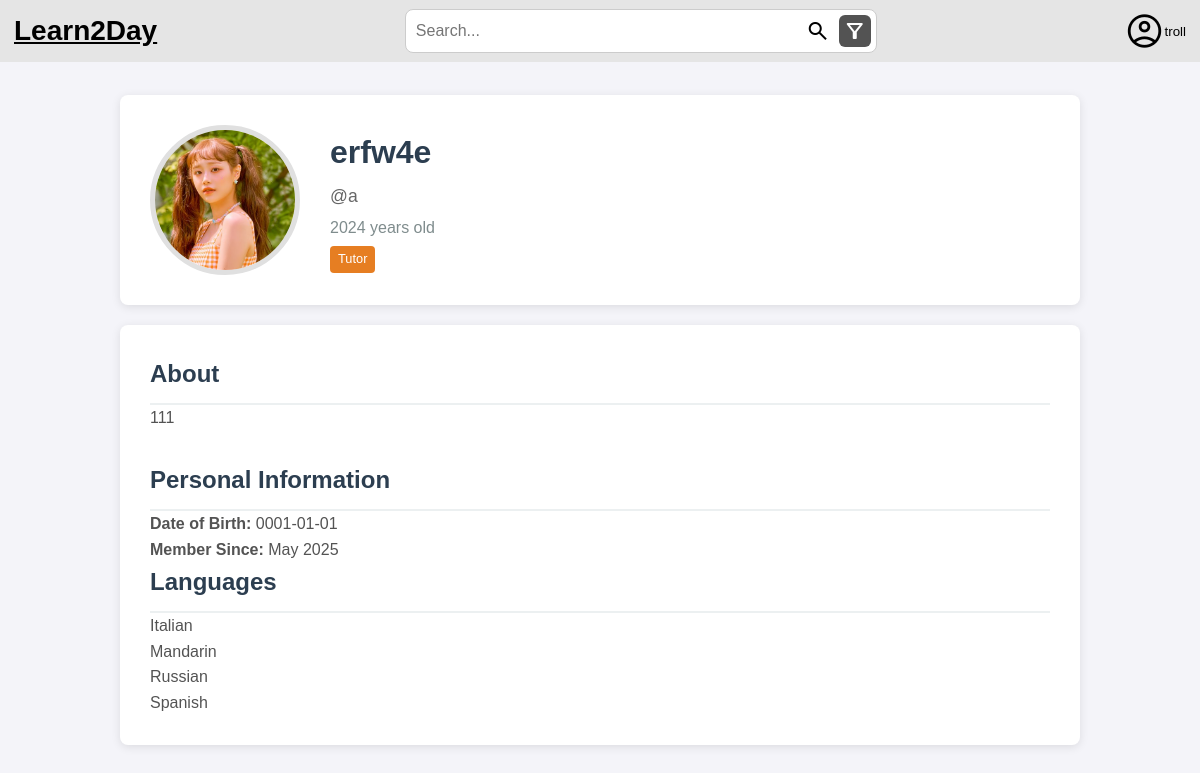
Screenshot of /profile.php?id=a (signed in) with the database file from the repository.
### tables this page shows
CREATE TABLE TUTOR(
    ID_TUTOR VARCHAR(255) NOT NULL,
    NAME VARCHAR(255) NOT NULL,
    DATE_OF_BIRTH DATE NOT NULL,
    PROFILE_IMAGE VARCHAR(255) NOT NULL,
    DESCRIPTION TEXT,
    PRIMARY KEY (ID_TUTOR),
    FOREIGN KEY (ID_TUTOR) REFERENCES USERS(USERNAME) ON DELETE CASCADE
);

CREATE TABLE USERS(
    ID_USER INTEGER PRIMARY KEY AUTOINCREMENT,
    USERNAME VARCHAR(255) NOT NULL UNIQUE,
    PASSWORD VARCHAR(255) NOT NULL,
    EMAIL VARCHAR(255) NOT NULL UNIQUE,
    TYPE VARCHAR(255) NOT NULL CHECK (TYPE IN ('STUDENT', 'TUTOR', 'ADMIN'))
);

### src/includes/session.php (called while the page is built, shortened)
<?php
require_once __DIR__ . '/../database/userclass.php';
class Session {
    private static ?Session $instance = null;
    public static function getInstance(): Session {
        if (self::$instance == null) {
            self::$instance = new Session();
        }
        return self::$instance;
    }
    public function getUser(): ?User {
        return isset($_SESSION["user"]) ? $_SESSION["user"] : null;
    }
    public function isLoggedIn(): bool {
        return isset($_SESSION["user"]);
    }
}
?>

### src/database/tutorclass.php (called while the page is built, shortened)
<?php
require_once __DIR__ . '/userclass.php';
class Tutor {
    public function __construct(
        string $username,
        string $name,
        string $date_of_birth,
        string $profile_image,
        ?string $description
    ) {
        $this->name = $name;
        $this->date_of_birth = $date_of_birth;
        $this->profile_image = $profile_image;
        $this->description = $description;
    }
    public static function getByUsername(string $username): ?Tutor {
        $db = Database::getInstance();
        $stmt = $db->prepare('SELECT * FROM TUTOR WHERE ID_TUTOR = ?');
        $stmt->execute([$username]);
        if ($row = $stmt->fetch()) {
            return new Tutor(
                $username,
                $row['NAME'],
                $row['DATE_OF_BIRTH'],
                $row['PROFILE_IMAGE'],
                $row['DESCRIPTION'] ?? null
            );
        }
        return null;
    }
}
?>

### src/database/userclass.php (called while the page is built, shortened)
<?php
class User {
    public function __construct(int $id, string $username, string $email, string $type) {
        $this->username = $username;
        $this->type = $type;
    }
    public static function get_user_by_username(string $username): ?User {
        $db = Database::getInstance();
        $stmt = $db->prepare('SELECT * FROM USERS WHERE USERNAME = ?');
        $stmt->execute([$username]);
        if ($row = $stmt->fetch()) {
            return new User(
                (int)$row['ID_USER'],
                $row['USERNAME'],
                $row['EMAIL'],
                $row['TYPE']
            );
        }
        return null;
    }
}
?>

### src/database/qualificationclass.php (called while the page is built, shortened)
<?php
require_once __DIR__ . '/tutorclass.php';
class Qualifications {
    public static function getTutorQualifications(string $tutorUsername): array {
        $db = Database::getInstance();
        $stmt = $db->prepare('SELECT SUBJECT FROM TUTOR_SUBJECT WHERE TUTOR = ?');
        $stmt->execute([$tutorUsername]);
        $subjects = $stmt->fetchAll();
        $stmt = $db->prepare('SELECT LANGUAGE FROM TUTOR_LANGUAGE WHERE TUTOR = ?');
        $stmt->execute([$tutorUsername]);
        $languages = $stmt->fetchAll(PDO::FETCH_COLUMN, 0);
        return [
            'subjects' => $subjects,
            'languages' => $languages
        ];
    }
}
?>

### src/profile.php (the view, shortened to what this page needs)
<?php
require_once __DIR__ . '/includes/session.php';
require_once __DIR__ . '/database/tutorclass.php';
require_once __DIR__ . '/database/userclass.php';
require_once __DIR__ . '/database/qualificationclass.php';
$session = Session::getInstance();
$profile_username = $_GET['id'] ?? $session->getUser()->username;
$user = User::get_user_by_username($profile_username);
$profile = null;
$profile_type = '';
if ($user->type === 'STUDENT') {
    $profile = Student::getByUsername($profile_username);
    $profile_type = 'Student';
} elseif ($user->type === 'TUTOR') {
    $profile = Tutor::getByUsername($profile_username);
    $profile_type = 'Tutor';
}
$age = null;
if (!empty($profile->date_of_birth)) {
    $dob = new DateTime($profile->date_of_birth);
    $now = new DateTime();
    $age = $dob->diff($now)->y;
}
$languages = [];
if ($user->type === 'TUTOR') {
    $qual = Qualifications::getTutorQualifications($profile_username);
    $languages = $qual['languages'] ?? [];
} elseif ($user->type === 'STUDENT') {
    $qual = Qualifications::getStudentNeeds($profile_username);
    $subjects = $qual['subjects'] ?? [];
    $languages = $qual['languages'] ?? [];
}
?>
<!DOCTYPE html>
<html lang="en">
<head>
    <link rel="stylesheet" href="styles/profile.css">
    <link rel="stylesheet" href="styles/homepage.css">
</head>
<header class="header">
        <div class="site-name">
            <a href="/homepage.php" class="main-page">Learn2Day</a>
        </div>
        <div class="search-bar">
            <input type="text" placeholder="Search..." />
            <button class="search-button">
                <span class="material-symbols-outlined">search</span>
            </button>
            <button class="filter-button">
                <span class="material-symbols-outlined">filter_alt</span>
            </button>
        </div>
        <div class="access-profile">
            <?php if ($session->isLoggedIn()): ?>
                <?php $current_user = $session->getUser(); ?>
                <button id="profile-button">
                    <span class="material-symbols-outlined">account_circle</span>
                    <?= htmlspecialchars($current_user->username) ?>
                </button>
            <?php endif; ?>
        </div>
    </header>
<body>
    <div class="container">
        <div class="profile-header">
            <img src="/uploads/profiles/<?= htmlspecialchars($profile->profile_image) ?>"
                 alt="Profile Picture"
                 class="profile-picture"
                 onerror="this.src='/uploads/profiles/default.png'">
            <div class="profile-info">
                <h1><?= htmlspecialchars($profile->name) ?></h1>
                <p class="username">@<?= htmlspecialchars($user->username) ?></p>
                <?php if ($age): ?>
                    <p><?= $age ?> years old</p>
                <?php endif; ?>
                <span class="badge <?= $profile_type === 'Tutor' ? 'tutor-badge' : '' ?>">
                    <?= htmlspecialchars($profile_type) ?>
                </span>
            </div>
        </div>
        <div class="profile-details">
            <div class="about-section">
                <h2 class="section-title">About</h2>
                <p><?= !empty($profile->description) ? nl2br(htmlspecialchars($profile->description)) : 'No description provided.' ?></p>
            </div>
            <div class="personal-info">
                <h2 class="section-title">Personal Information</h2>
                <p><strong>Date of Birth:</strong> <?= htmlspecialchars($profile->date_of_birth) ?></p>
                <p><strong>Member Since:</strong> <?= date('F Y', strtotime($user->created_at ?? 'now')) ?></p>
            </div>
            <?php if (!empty($languages)): ?>
                <div class="languages-section">
                    <h2 class="section-title">Languages</h2>
                    <div class="languages-list">
                        <?php foreach ($languages as $language): ?>
                            <div class="language-item">
                                <?= htmlspecialchars($language) ?>
                            </div>
                        <?php endforeach; ?>
                    </div>
                </div>
            <?php endif; ?>
        </div>
    </div>
</body>
</html>

### src/styles/profile.css (style rules this page uses)
body { font-family: 'Segoe UI', Tahoma, Geneva, Verdana, sans-serif; line-height: 1.6; margin: 0; padding: 0; background-color: #f5f5f5; color: #333; }
.container { max-width: 1000px; margin: 0 auto; padding: 20px; }
.profile-header { display: flex; align-items: center; background-color: white; border-radius: 8px; box-shadow: 0 2px 10px rgba(0,0,0,0.1); padding: 30px; margin-bottom: 20px; }
.profile-picture { width: 150px; height: 150px; border-radius: 50%; object-fit: cover; border: 5px solid #e0e0e0; margin-right: 30px; }
.profile-info h1 { margin: 0; color: #2c3e50; }
.profile-info p { margin: 5px 0; color: #7f8c8d; }
.badge { display: inline-block; background-color: #3498db; color: white; padding: 3px 8px; border-radius: 4px; font-size: 0.8em; margin-right: 5px; }
.tutor-badge { background-color: #e67e22; }
.profile-details { background-color: white; border-radius: 8px; box-shadow: 0 2px 10px rgba(0,0,0,0.1); padding: 30px; }
.section-title { color: #2c3e50; border-bottom: 2px solid #ecf0f1; padding-bottom: 10px; margin-top: 0; }
.about-section { margin-bottom: 30px; }
.profile-info .username { color: #666; font-size: 1.1rem; margin: 0.2rem 0; font-weight: normal; }

### src/styles/homepage.css (style rules this page uses)
* { margin: 0; padding: 0; box-sizing: border-box; }
header { background-color: #E5E5E5; display: flex; align-items: center; padding: 7px 10px; justify-content: space-between; position: fixed; top: 0; left: 0; right: 0; z-index: 1000; }
header button { cursor: pointer; }
.main-page { color: black; background: none; border: none; font-size: 28px; font-weight: bold; padding: 4px; }
.search-bar { display: flex; align-items: center; gap: 5px; background-color: white; padding: 5px; border: 1px solid #ccc; border-radius: 8px; width: 40%; }
.search-bar input { border: none; outline: none; font-size: 16px; width: 100%; padding: 5px; }
.search-button, .filter-button, .profile-button { background: none; border: none; display: flex; align-items: center; justify-content: center; padding: 4px; }
.filter-button { background: #535353; border: none; border-radius: 6px; }
.filter-button .material-symbols-outlined { color: white; }
#profile-button { background: none; border: none; cursor: pointer; display: flex; align-items: center; justify-content: center; padding: 4px; }
#profile-button .material-symbols-outlined { font-size: 40px; color: black; }
.material-symbols-outlined { font-size: 28px; color: #000000; }
body { font-family: Arial, sans-serif; line-height: 1.6; color: #535353; background-color: #f4f4f9; padding: 25px; padding-top: 75px; }
h1 { font-size: 2rem; color: #03254e; margin-bottom: 20px; }

### rows the page displays
tutor: PROFILE_IMAGE (picture), NAME "erfw4e", DATE_OF_BIRTH "2024", DESCRIPTION "111", DATE_OF_BIRTH "0001-01-01"
users: USERNAME "a", TYPE "Tutor"

### other values shown
$current_user->username "troll"
date('F Y', strtotime($user->created_at ?? 'now')) "May 2025"
$language "Italian"
$language "Mandarin"
$language "Russian"
$language "Spanish"
